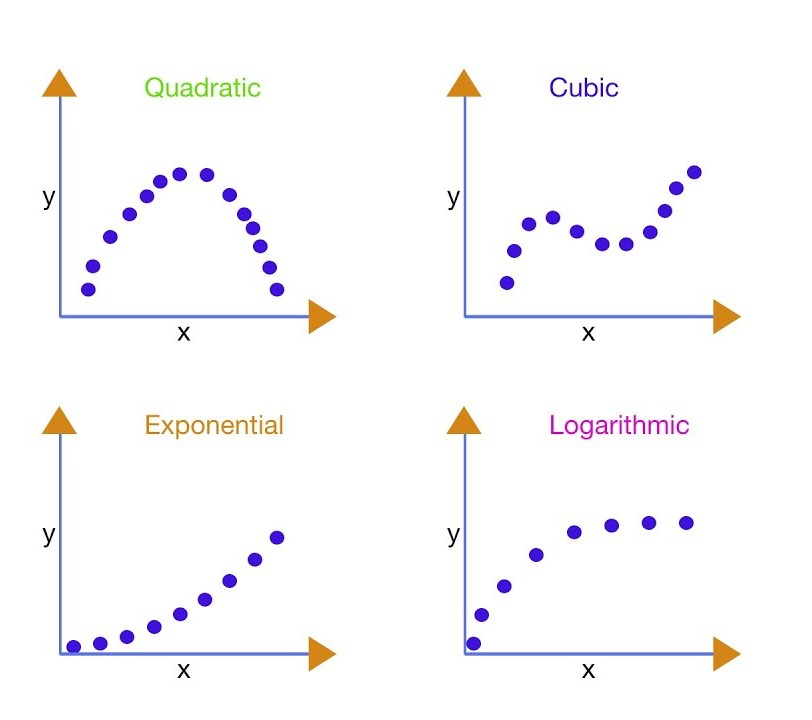
#> input picture Statistics & Probability/Types of Data Relationship/Non-Linear/images/nonlinear.jpg, 812 x 720 px
$ jupyter execute 'non linear.ipynb'
#> lines starting #> are read from the running program, lines starting #| are printed output that depends on the picture
1. [Non Linear Relationship](#non-linear-relationship)

#### Non Linear Relationship:
- ```not associated``` with ```constant rate of change``` and they can move in ```any direction``` either forward or backward
- datapoints are ```scattered``` everywhere

[cell 1]
from PIL import Image
from IPython.display import display

img = Image.open('images/nonlinear.jpg')
#> img is the input picture: PIL image 812x720 RGB; mean R, G, B 249.8, 248.9, 250.6
new_image = img.resize((530, 250))
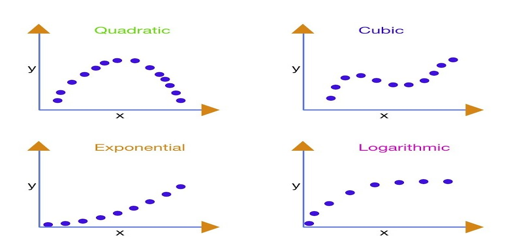
#> new_image: PIL image 530x250 RGB; mean R, G, B 249.7, 248.8, 250.5
display(new_image)
